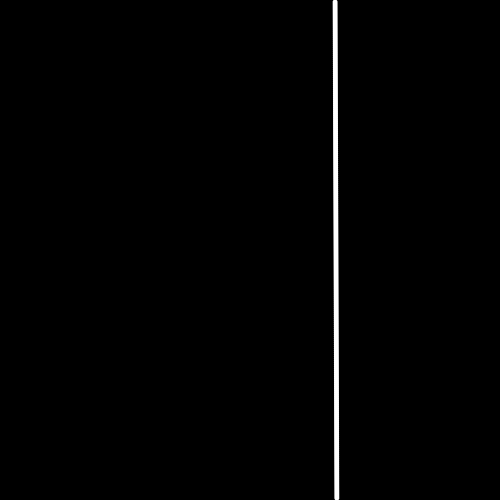
Frame 1 (no input)
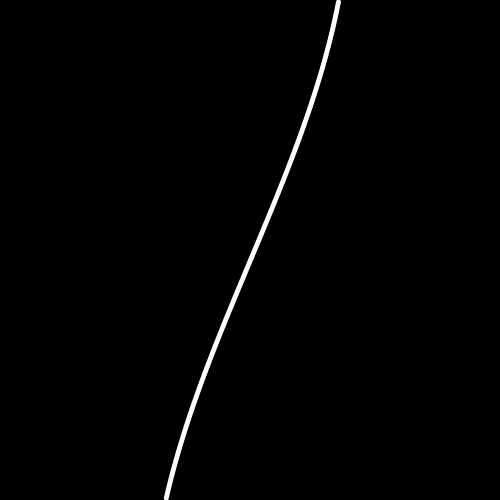
Frame 60 (the mouse pressed at the canvas centre just before this capture)
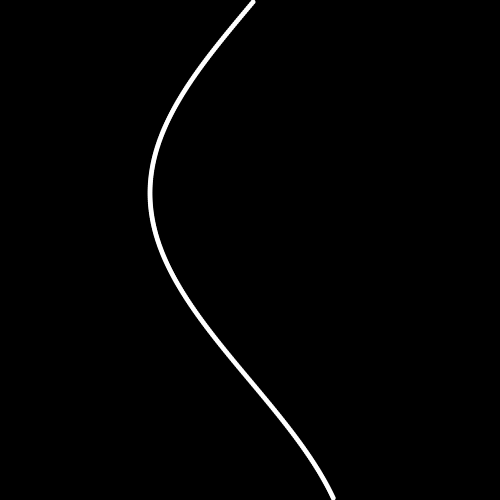
Frame 120 (the mouse held since frame 60 and released just before this capture)

The Processing sketch that drew these frames (run headless with seeded random() and noise(); from frame 60 on, the mouse is pressed at the canvas centre):

// Processing sketch: processing_151756
// ── processing_151756.pde

/*
 * Creative Coding
 * Week 3, 02 - array with sin()
 * by Indae Hwang and Jon McCormack
 * Copyright (c) 2014 Monash University
 *
 * This program demonstrates the use of arrays.
 * It creates three arrays that store the y-position, speed and phase of some oscillating circles.
 * You can change the number of circles by changing the value of num in setup()
 * You can change the background colour by holding the left mouse button and dragging.
 * 
 */

int     num;    // the number of items in the array (# of circles)
float   colour=0;
float[] x;
float[] y;      // y-position of each circle (fixed)
float[] speed;  // speed of each circle
float[] phase;  // phase of each circle

void setup() {
  size(500, 500);

  num = height/2;

  // allocate space for each array
  x = new float[num];
  y = new float[num];
  speed = new float[num];
  phase = new float[num]; 

  // calculate the gap in y based on the number of circles
  float gap = (float) height / (num + 1);

  //setup an initial value for each item in the array
  for (int i=0; i<num; i++) {
    y[i] = gap * (i + 1);
    speed[i] = map( y[i], 0, height, 1, 3 );
    phase[i] = 1;
  }

  fill(#ffffff);
}


void draw() {
  background(0);
  for (int i=0; i<num; i++) {
    // calculate the x-position of each ball based on the speed, phase and current frame
    x[i] = width/2 + sin(radians(frameCount*speed[i] ) + phase[i])* 100;


    noStroke();

      ellipse( x[i], y[i],5,5 );

  } //end for()

} // end draw()
